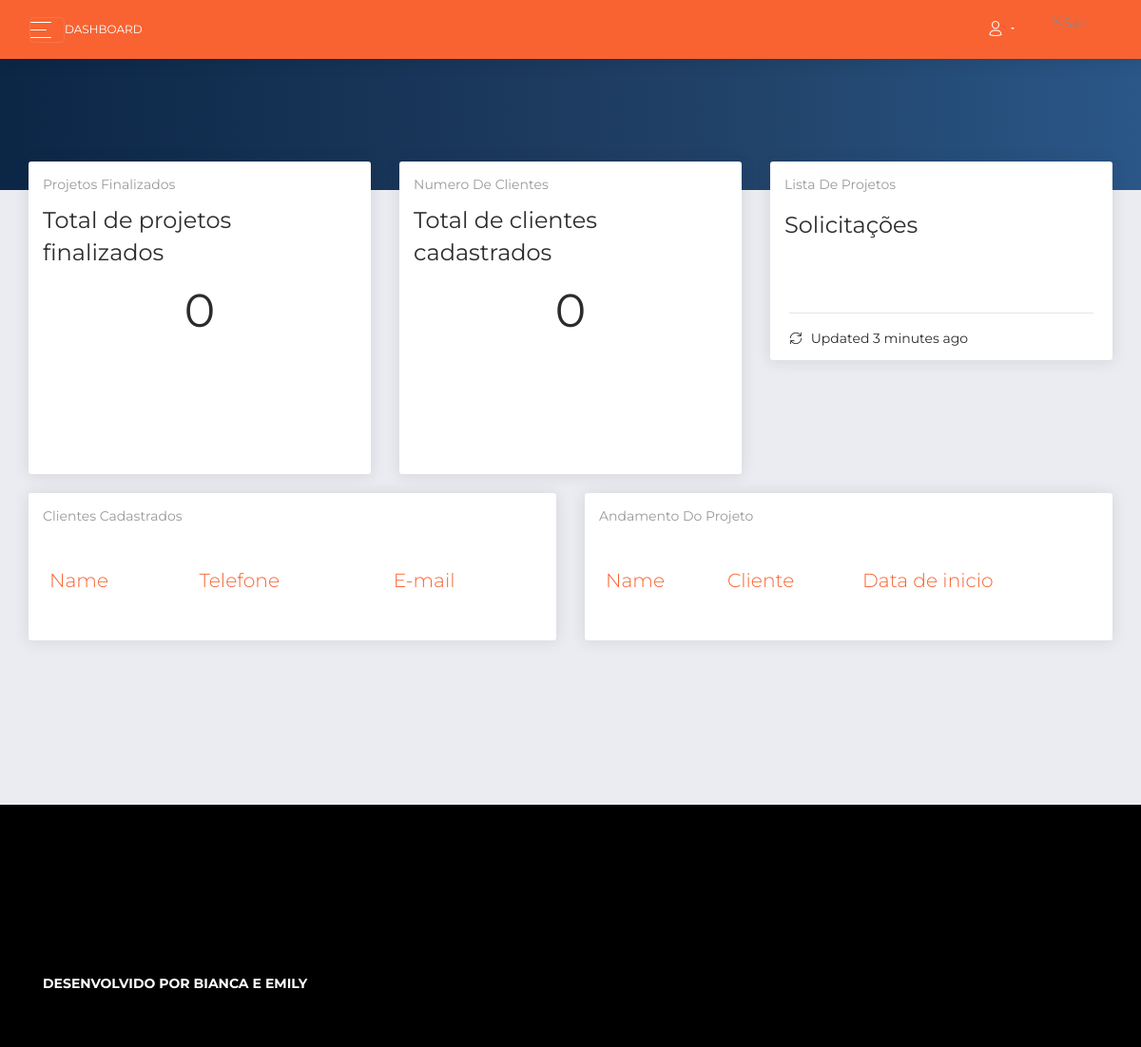
The app's page /dashboard/ (signed in), older data.
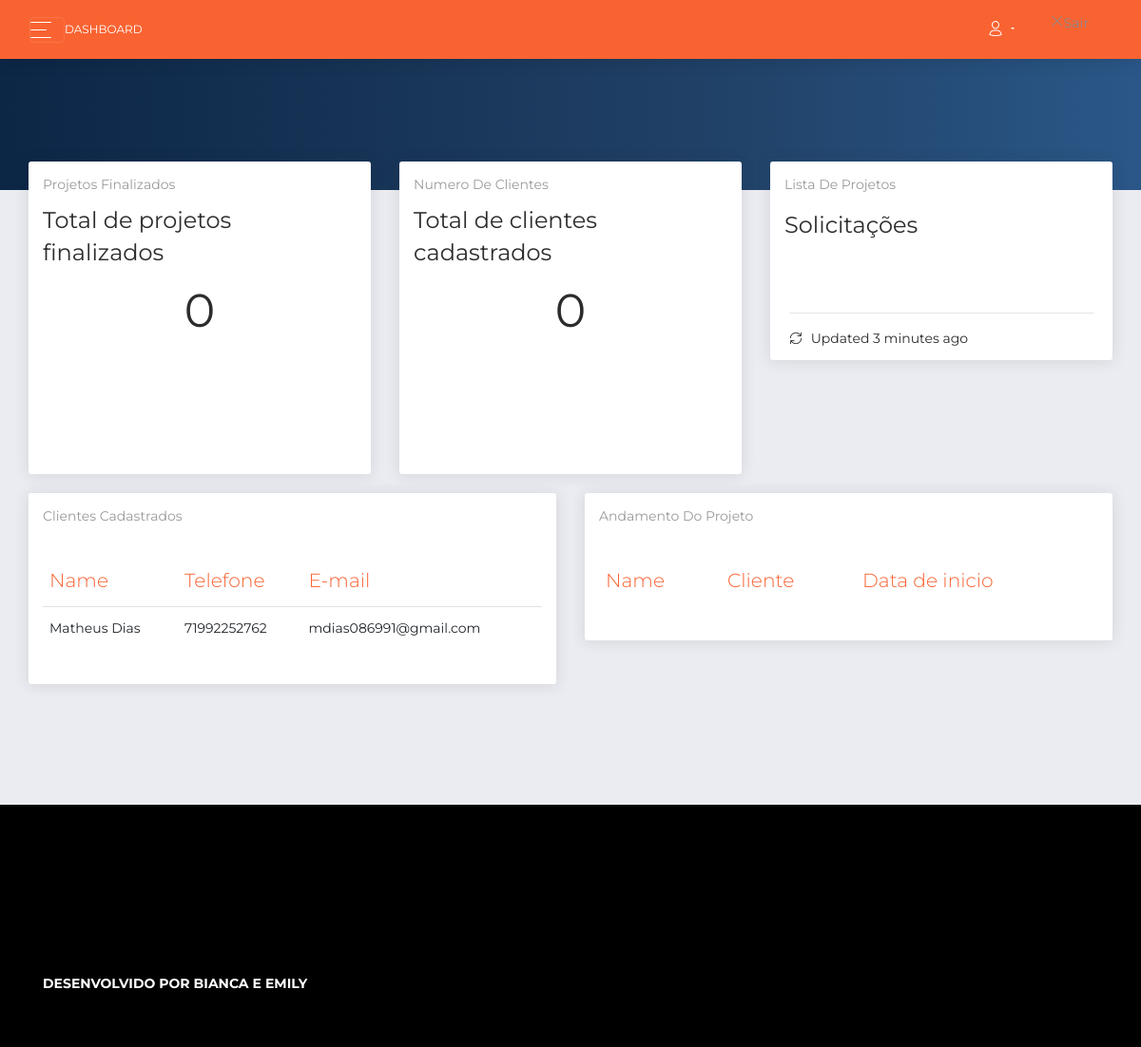
The same page, newer data.
### core/models.py (models this page shows)
class Cliente (models.Model):
    nome = models.CharField(max_length=100)
    telefone = models.CharField(max_length=100)
    email = models.CharField(max_length=100)
    perfil = models.CharField(max_length=100)

### core/views.py (the view)
# urls.py: path('dashboard/', views.dashboard),
@login_required(login_url='/')
def dashboard(request):
    cliente = Cliente.objects.all()
    projetos = Projeto.objects.all()
    dados = {'clientes':cliente , 'projetos': projetos}
    return  render(request, 'dashboard.html',dados)

### templates/dashboard.html (shortened to what this page needs)
{% load static %}
<!DOCTYPE html>
<html lang="pt-br">
  <head>
    {% include "components/dashboard/base/head.html" %}
  </head>
  <body class="">
    <div class="wrapper">
      <div class="main-panel" id="main-panel">
        {% include "components/dashboard/components/menu.html" %}
        {% include "components/dashboard/components/header.html" %}
        <div class="content">
          <div class="row">
            {% include "components/dashboard/components/finalProjects.html" %}
            {% include "components/dashboard/components/clientsNumber.html" %}
            {% include "components/dashboard/components/solicitations.html" %}
          </div>
          <div class="row">
            {% include "components/dashboard/components/clients.html" %}
            {% include "components/dashboard/components/projects.html" %}
          </div>
        </div>
        {% include "base/model-footer.html" %}
      </div>
    </div>
  </body>
</html>

### templates/components/dashboard/base/head.html (shortened to what this page needs)
{% load static %}
<link rel="stylesheet" href="https://use.fontawesome.com/releases/v5.7.1/css/all.css">
<link href="{% static 'css/bootstrap.min.css' %}" rel="stylesheet" />
<link href="{% static 'css/now-ui-dashboard.css' %}" rel="stylesheet" />
<link href="{% static 'demo/demo.css' %}" rel="stylesheet" />

### templates/components/dashboard/components/menu.html (shortened to what this page needs)
<nav class="navbar navbar-expand-lg navbar-dark  bg-primary  navbar-absolute">
    <div class="container-fluid">
        <div class="navbar-wrapper">
        <div class="navbar-toggle">
            <button type="button" class="navbar-toggler">
            <span class="navbar-toggler-bar bar1"></span>
            <span class="navbar-toggler-bar bar2"></span>
            <span class="navbar-toggler-bar bar3"></span>
            </button>
        </div>
        <a class="navbar-brand" href="#pablo">Dashboard</a>
        </div>
        <div class="collapse navbar-collapse justify-content-end" id="navigation">
        <ul class="navbar-nav">
            <li class="nav-item dropdown">
            <a class="nav-link dropdown-toggle" id="navbarDropdownMenuLink" data-toggle="dropdown" aria-haspopup="true" aria-expanded="false">
                <i class="now-ui-icons users_single-02"></i>
            </a>
            </li>
            <li class="nav-item">
            <a class="dropdown-item" href="/logout"><i class="now-ui-icons ui-1_simple-remove"></i>Sair</a>
            </li>
        </ul>
        </div>
    </div>
</nav>

### templates/components/dashboard/components/header.html (shortened to what this page needs)
<div class="panel-header panel-header-lg">
</div>

### templates/components/dashboard/components/finalProjects.html
<div class="col-lg-4">
    <div class="card card-chart">
        <div class="card-header">
        <h5 class="card-category">Projetos Finalizados</h5>
        <h4 class="card-title">Total de projetos finalizados</h4>
        </div>
        <div class="card-body">
        <div class="chart-area">
            <div><h1 id="value">0</h1></div>
        </div>
        </div>
    </div>
</div>

### templates/components/dashboard/components/clientsNumber.html
<div class="col-lg-4 col-md-6">
    <div class="card card-chart">
        <div class="card-header">
        <h5 class="card-category">Numero de clientes</h5>
        <h4 class="card-title">Total de clientes cadastrados</h4>
        </div>
        <div class="card-body">
        <div class="chart-area">
            <div><h1 id="value">0</h1></div>
        </div>
        </div>
    </div>
</div>

### templates/components/dashboard/components/solicitations.html (shortened to what this page needs)
<div class="col-lg-4 col-md-6">
    <div class="card  card-tasks">
        <div class="card-header ">
        <h5 class="card-category">Lista de projetos</h5>
        <h4 class="card-title">Solicitações</h4>
        </div>
        <div class="card-body ">
        <div class="table-full-width table-responsive">
        </div>
        </div>
        <div class="card-footer ">
        <hr>
        <div class="stats">
            <i class="now-ui-icons loader_refresh spin"></i> Updated 3 minutes ago
        </div>
        </div>
    </div>
</div>

### templates/components/dashboard/components/clients.html
<div class="col-md-6">
    <div class="card">
        <div class="card-header">
        <h5 class="card-category">Clientes cadastrados</h5>
        </div>
        <div class="card-body">
        <div class="table-responsive">
            <table class="table">
                <thead class=" text-primary">
                    <th>
                    Name
                    </th>
                    <th>
                    Telefone
                    </th>
                    <th>
                    E-mail
                    </th>
                </thead>
                <tbody>
                {% for cliente in clientes %}
                <tr>
                    <td>{{cliente.nome}}</td>
                    <td>{{cliente.telefone}}</td>
                    <td>{{cliente.email}}</td>
                </tr>
                {% endfor %}
                </tbody>
            </table>
        </div>
        </div>
    </div>
</div>

### templates/components/dashboard/components/projects.html (shortened to what this page needs)
<div class="col-md-6">
    <div class="card">
        <div class="card-header">
        <h5 class="card-category">Andamento do projeto</h5>
        </div>
        <div class="card-body">
        <div class="table-responsive">
            <table class="table">
            <thead class=" text-primary">
                <th>
                Name
                </th>
                <th>
                Cliente
                </th>
                <th>
                Data de inicio
                </th>
            </thead>
            </table>
        </div>
        </div>
    </div>
</div>

### templates/base/model-footer.html (shortened to what this page needs)
{% load static %}
<link rel="stylesheet" href="{% static 'css/footer.css' %}">
<footer class="footer p-t-1" style="background: black">
    <div class="container">
        <a href="#"><i class="fa fa-linkedin fa-2x"></i></a>
        <p class="h6" style="color: white">
            Desenvolvido por Bianca e Emily
        </p>
    </div>
</footer>

### templates/components/dashboard/scripts/scripts.html (shortened to what this page needs)
{% load static %}

### core/static/css/footer.css (style rules this page uses)
.footer { padding: 150px 0 50px 0; }

### templates/components/dashboard/style/style.html (style rules this page uses)
.panel-header-lg { height: 200px !important; }
#value { text-align:center; }

Row changes from the older to the newer data that the page shows:
added Cliente: nome "Matheus Dias", telefone "71992252762", email "mdias086991@gmail.com"
